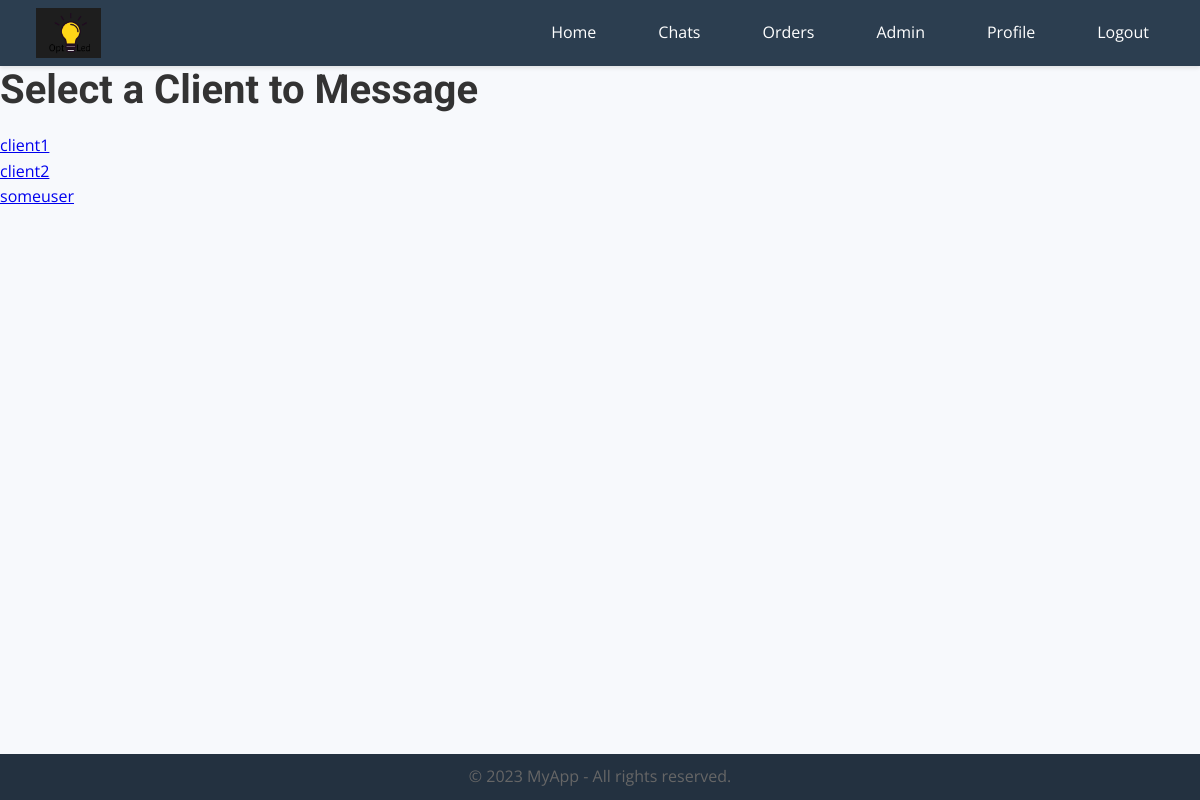
Page /accounts/clients/ (signed in) on the earlier database version.
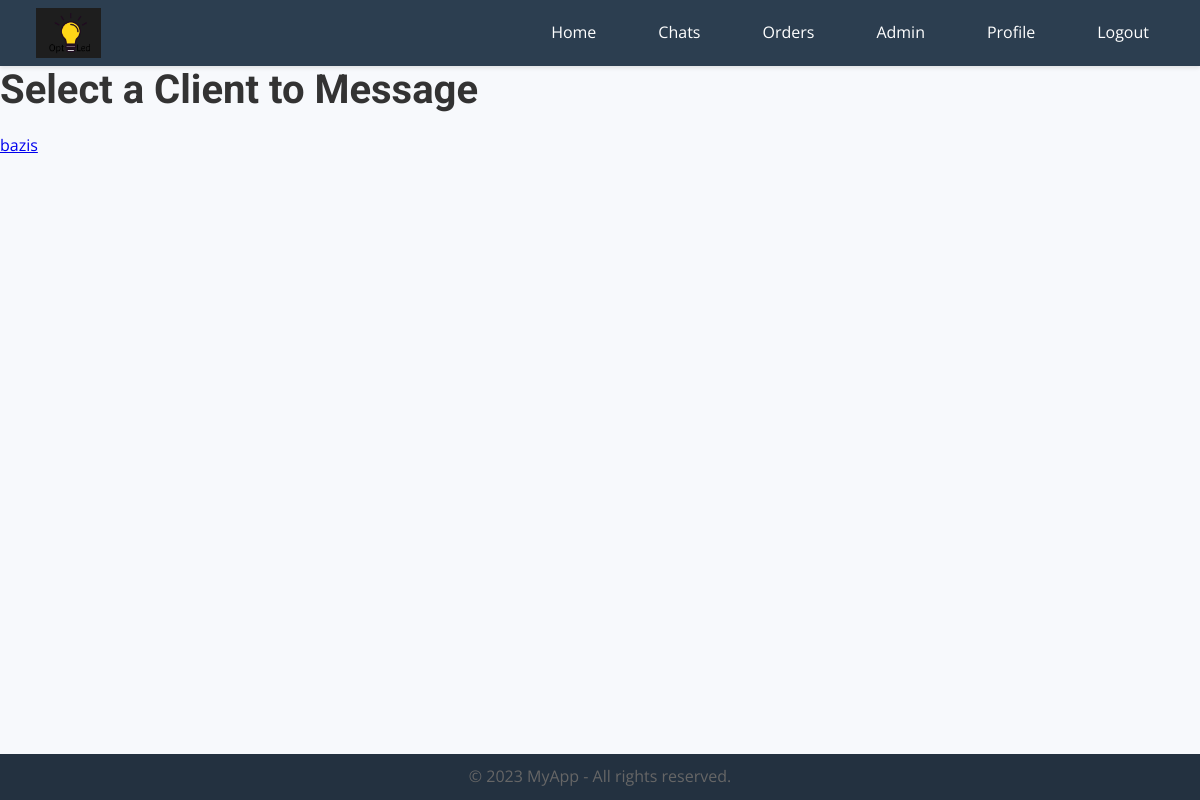
Same page on the later database version.
### accounts/models.py (models this page shows, shortened)
class CustomUser(AbstractBaseUser, PermissionsMixin):
    USER_TYPE_CHOICES = (
        ('freelancer', 'Freelancer'),
        ('client', 'Client'),
    )
    user_type = models.CharField(max_length=10, choices=USER_TYPE_CHOICES)
    username = models.CharField(_('username'), max_length=150, unique=True)
    email = models.EmailField(_('email address'), unique=True)
    first_name = models.CharField(_('first name'), max_length=30, blank=True)
    last_name = models.CharField(_('last name'), max_length=30, blank=True)
    is_staff = models.BooleanField(default=False)
    is_active = models.BooleanField(default=True)
    activation_token = models.CharField(max_length=50, blank=True, null=True)
    email_verified = models.BooleanField(default=False)
    objects = CustomUserManager()
    USERNAME_FIELD = 'username'
    REQUIRED_FIELDS = ['email']

### accounts/views.py (the view)
# urls.py: path('clients/', ClientListView.as_view(), name='client-list'),
class ClientListView(LoginRequiredMixin, ListView):
    model = CustomUser  # Update this if you have a specific Client model
    template_name = 'core/not usage pages/clients_list.html'
    context_object_name = 'clients'
    def get_queryset(self):
        return CustomUser.objects.filter(user_type='client')

### core/templates/core/not usage pages/clients_list.html
{% extends 'core/base.html' %}
{% block content %}
<h1>Select a Client to Message</h1>
<ul>
  {% for client in object_list %}
  <li>
    <a href="{% url 'chat:start_chat' username=client.username %}">{{ client.username }}</a>
  </li>
  {% empty %}
  <li>No clients available.</li>
  {% endfor %}
</ul>
{% endblock %}

Differences in the rows shown:
removed CustomUser: username "client1"
removed CustomUser: username "client2"
removed CustomUser: username "someuser"
now on this page (row edited): CustomUser: username "bazis"
